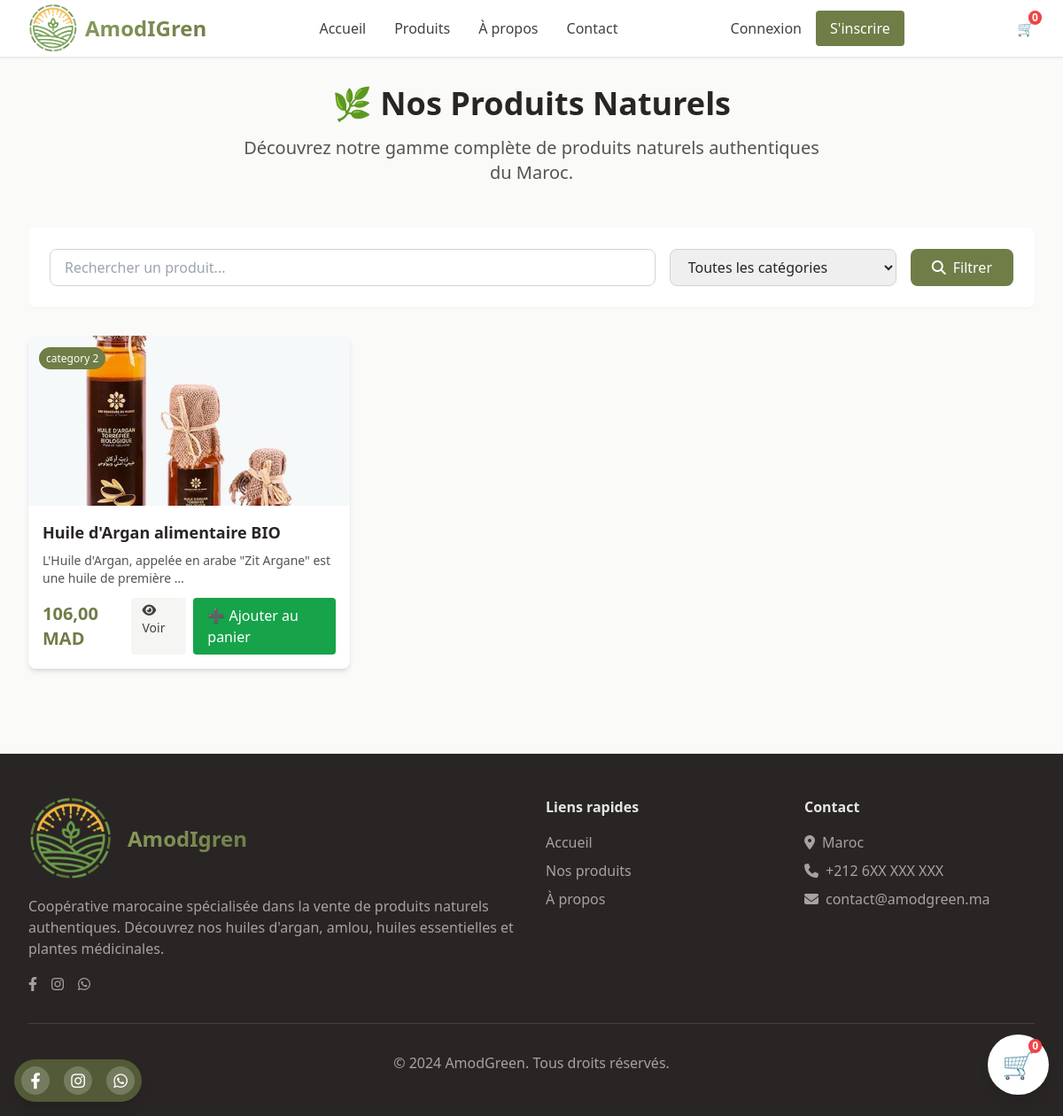
The page /ar/produits/ on the database its author committed.
### store/models.py (models this page shows, shortened)
class Product(models.Model):
    name = models.CharField(max_length=200, verbose_name="Nom du produit")
    name_ar = models.CharField(max_length=200, blank=True, verbose_name="Nom (Arabe)")
    description = models.TextField(verbose_name="Description")
    description_ar = models.TextField(blank=True, verbose_name="Description (Arabe)")
    ingredients = models.TextField(blank=True, verbose_name="Ingrédients")
    ingredients_ar = models.TextField(blank=True, verbose_name="Ingrédients (Arabe)")
    price = models.DecimalField(max_digits=10, decimal_places=2, verbose_name="Prix (MAD)")
    image = models.ImageField(upload_to='products/', verbose_name="Image principale")
    category = models.ForeignKey(Category, on_delete=models.CASCADE, verbose_name="Catégorie")
    is_available = models.BooleanField(default=True, verbose_name="Disponible")
    created_at = models.DateTimeField(auto_now_add=True)
    updated_at = models.DateTimeField(auto_now=True)
    class Meta:
        verbose_name = "Produit"
        verbose_name_plural = "Produits"
        ordering = ['-created_at']
    def get_absolute_url(self):
        return reverse('product_detail', kwargs={'pk': self.pk})

class Category(models.Model):
    name = models.CharField(max_length=100, verbose_name="Nom")
    name_ar = models.CharField(max_length=100, blank=True, verbose_name="Nom (Arabe)")
    description = models.TextField(blank=True, verbose_name="Description")
    created_at = models.DateTimeField(auto_now_add=True)
    class Meta:
        verbose_name = "Catégorie"
        verbose_name_plural = "Catégories"
        ordering = ['name']

### store/views.py (the view)
# urls.py: path('produits/', views.product_list, name='product_list'),
def product_list(request):
    products = Product.objects.filter(is_available=True)
    categories = Category.objects.all()
    category_id = request.GET.get('category')
    search_query = request.GET.get('search')
    if category_id:
        products = products.filter(category_id=category_id)
    if search_query:
        products = products.filter(
            Q(name__icontains=search_query) |
            Q(description__icontains=search_query) |
            Q(name_ar__icontains=search_query)
        )
    paginator = Paginator(products, 12)
    page_obj = paginator.get_page(request.GET.get('page'))
    context = {
        'page_obj': page_obj,
        'categories': categories,
        'current_category': int(category_id) if category_id else None,
        'search_query': search_query or '',
    }
    return render(request, 'store/product_list.html', context)

### store/context_processors.py (called while the page is built)
def cart_count(request):
    cart = get_or_create_cart(request)
    return {'cart_count': cart.items.count()}

### store/utils.py (called while the page is built)
def get_or_create_cart(request):
    if request.user.is_authenticated:
        cart, created = Cart.objects.get_or_create(user=request.user)
    else:
        if not request.session.session_key:
            request.session.create()
        session_key = request.session.session_key
        cart, created = Cart.objects.get_or_create(session_key=session_key, user=None)
    return cart

### templates/store/product_list.html (shortened to what this page needs)
{% extends 'base.html' %}
{% load static %}
{% block content %}
<div class="max-w-7xl mx-auto px-4 sm:px-6 lg:px-8 py-8">
    <div class="text-center mb-12">
        <h1 class="text-4xl font-bold text-stone-800 mb-4">🌿 Nos Produits Naturels</h1>
        <p class="text-xl text-stone-600 max-w-2xl mx-auto">
            Découvrez notre gamme complète de produits naturels authentiques du Maroc.
        </p>
    </div>
    <div class="bg-white rounded-lg shadow-sm p-6 mb-8">
        <form method="GET" class="flex flex-col md:flex-row gap-4">
            <div class="flex-1">
                <input type="text" name="search" value="{{ search_query }}"
                       placeholder="Rechercher un produit..."
                       class="w-full px-4 py-2 border border-stone-300 rounded-lg focus:outline-none focus:ring-2 focus:ring-olive-500">
            </div>
            <div class="md:w-64">
                <select name="category" class="w-full px-4 py-2 border border-stone-300 rounded-lg focus:outline-none focus:ring-2 focus:ring-olive-500">
                    <option value="">Toutes les catégories</option>
                </select>
            </div>
            <button type="submit" class="bg-olive-600 hover:bg-olive-700 text-white px-6 py-2 rounded-lg transition-colors">
                <i class="fas fa-search mr-2"></i>Filtrer
            </button>
        </form>
    </div>
    <div class="grid grid-cols-1 md:grid-cols-2 lg:grid-cols-3 xl:grid-cols-4 gap-6">
        {% for product in page_obj %}
            <div class="bg-white rounded-lg shadow-md overflow-hidden card-hover">
                <div class="relative">
                    {% if product.image %}
                        <img src="{{ product.image.url }}" alt="{{ product.name }}"
                             class="w-full h-48 object-cover">
                    {% else %}
                        <div class="w-full h-48 bg-stone-200 flex items-center justify-center">
                            <i class="fas fa-leaf text-4xl text-stone-400"></i>
                        </div>
                    {% endif %}
                    <div class="absolute top-3 left-3">
                        <span class="bg-olive-600 text-white text-xs px-2 py-1 rounded-full">
                            {{ product.category.name }}
                        </span>
                    </div>
                </div>
                <div class="p-4">
                    <h3 class="text-lg font-semibold text-stone-800 mb-2 line-clamp-1">
                        {{ product.name }}
                    </h3>
                    <p class="text-stone-600 text-sm mb-3 line-clamp-2">
                        {{ product.description|truncatewords:12 }}
                    </p>
                    <div class="flex items-center justify-between">
                        <span class="text-xl font-bold text-olive-600">
                            {{ product.price }} MAD
                        </span>
                        <div class="flex gap-2">
                            <a href="{{ product.get_absolute_url }}"
                               class="bg-stone-100 hover:bg-stone-200 text-stone-700 px-3 py-1 rounded text-sm transition-colors">
                                <i class="fas fa-eye mr-1"></i>Voir
                            </a>
                             <a href="{% url 'add_to_cart' product.id %}" class="bg-green-600 text-white px-4 py-2 rounded hover:bg-green-700">
    ➕ Ajouter au panier
</a>
                        </div>
                    </div>
                </div>
            </div>
        {% endfor %}
    </div>
</div>
{% endblock %}

### static/css/main.css (style rules this page uses)
.card-hover { transition: all 0.3s ease; }

### rows shown on the page
Product: image (picture), category.name "category 2", name "Huile d'Argan alimentaire BIO", description "L'Huile d'Argan, appelée en arabe \"Zit Argane\" est une huile de première …", price "106,00"

### other values the page prints
{{ cart_count|default:0 }} "0"
